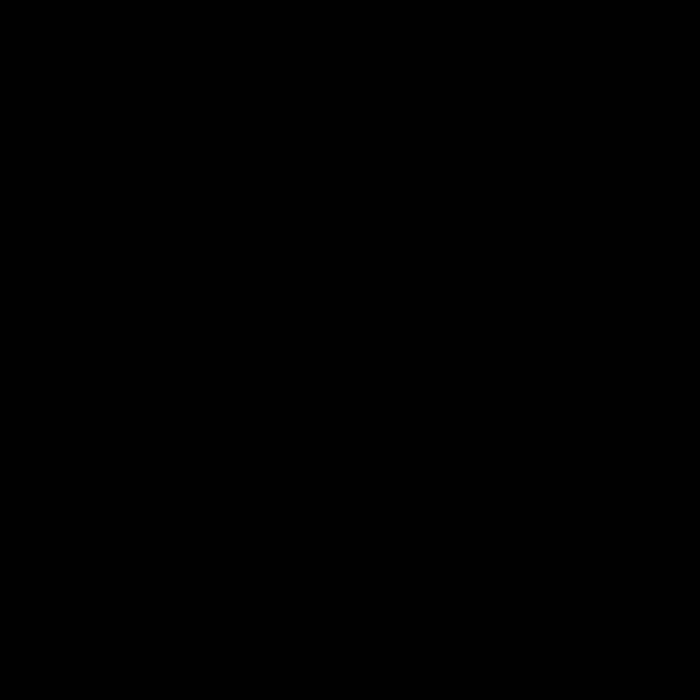
Frame 1 (no input)
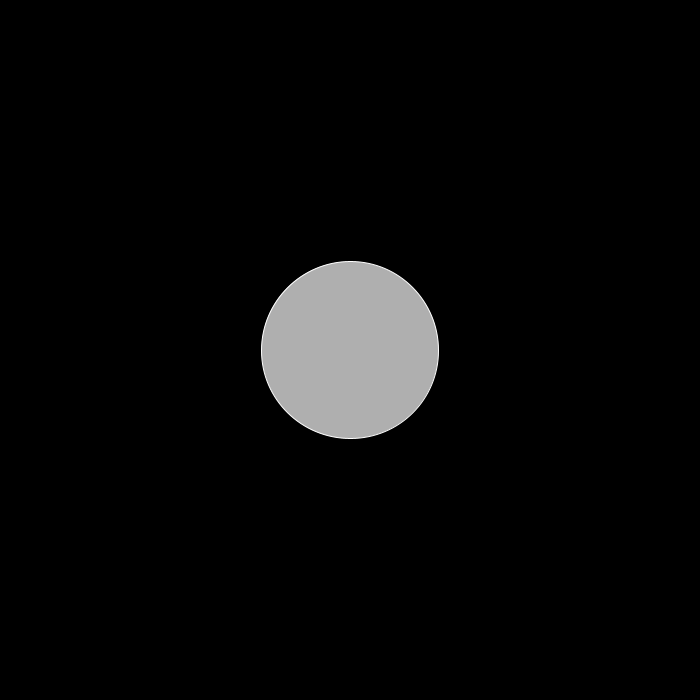
Frame 60 (the mouse pressed at the canvas centre just before this capture)
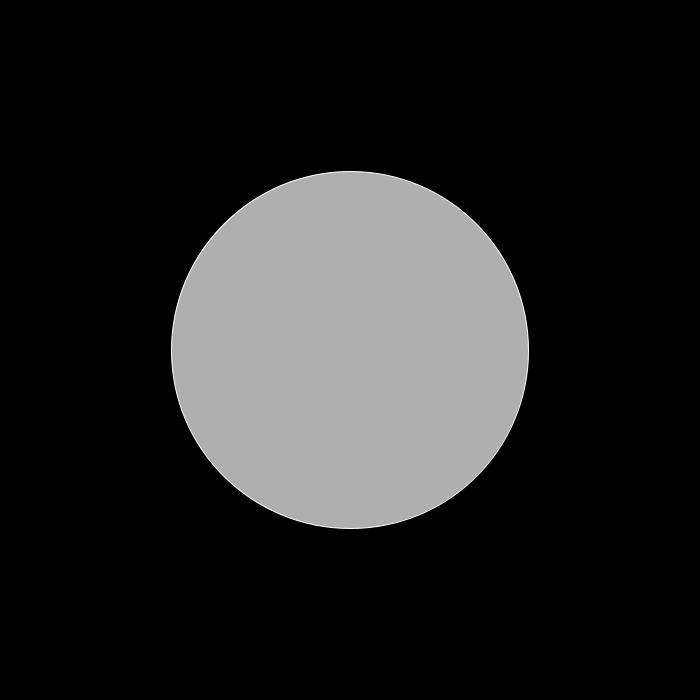
Frame 120 (the mouse held since frame 60 and released just before this capture)

The Processing sketch that drew these frames (run headless with seeded random() and noise(); from frame 60 on, the mouse is pressed at the canvas centre):

// Processing sketch: Exercise_4_3
// ── Exercise_4_3.pde
int circleSize = 0;
int circleX = 100;
int circleY = 100;

void setup() {
  size(700,700);
}

void draw() {
  background(0);
  stroke(255);
  fill(175);
  ellipse(width/2, height/2, circleSize, circleSize);
  circleSize = circleSize + 3;
  if(circleSize > width || circleSize < 0) {
    circleSize = circleSize *-1;
  }
}
